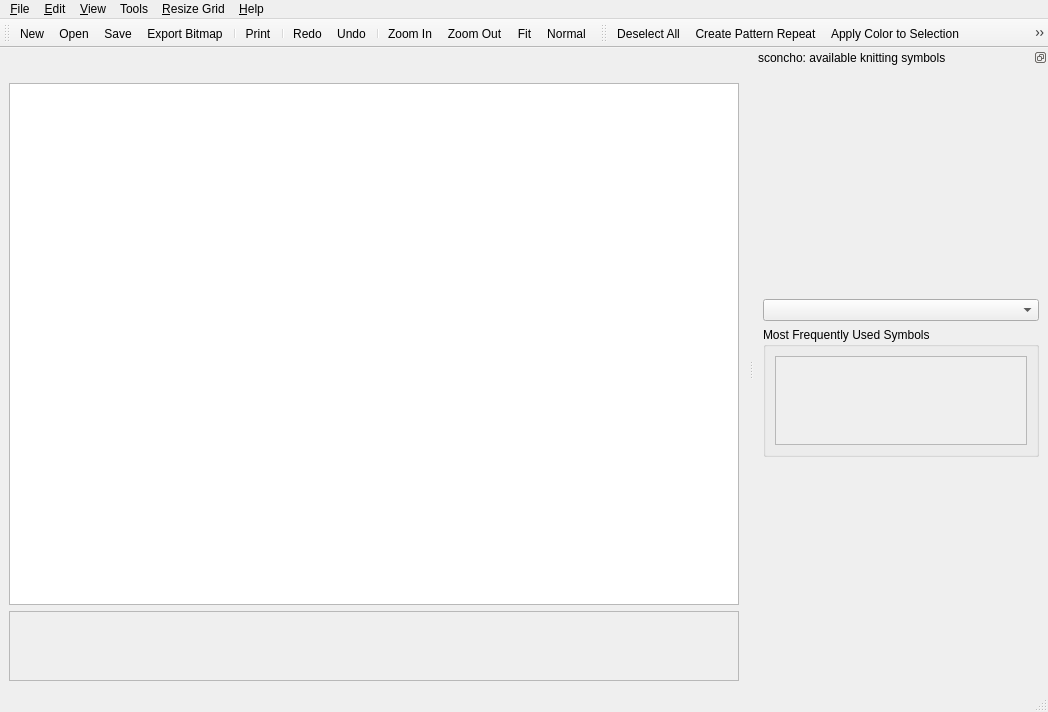
<?xml version="1.0" encoding="UTF-8"?>
<ui version="4.0">
 <class>MainWindow</class>
 <widget class="QMainWindow" name="MainWindow">
  <property name="geometry">
   <rect>
    <x>0</x>
    <y>0</y>
    <width>1048</width>
    <height>712</height>
   </rect>
  </property>
  <property name="windowTitle">
   <string/>
  </property>
  <property name="windowIcon">
   <iconset resource="../icons.qrc">
    <normaloff>:/icons/sconcho_icon.png</normaloff>:/icons/sconcho_icon.png</iconset>
  </property>
  <property name="unifiedTitleAndToolBarOnMac">
   <bool>true</bool>
  </property>
  <widget class="QWidget" name="centralwidget">
   <layout class="QVBoxLayout" name="verticalLayout">
    <item>
     <layout class="QHBoxLayout" name="infoLayout">
      <item>
       <widget class="ActiveSymbolWidget" name="activeSymbolWidget" native="true"/>
      </item>
      <item>
       <spacer name="horizontalSpacer_2">
        <property name="orientation">
         <enum>Qt::Horizontal</enum>
        </property>
        <property name="sizeHint" stdset="0">
         <size>
          <width>40</width>
          <height>20</height>
         </size>
        </property>
       </spacer>
      </item>
     </layout>
    </item>
    <item>
     <widget class="PatternView" name="graphicsView">
      <property name="sizePolicy">
       <sizepolicy hsizetype="Preferred" vsizetype="Preferred">
        <horstretch>0</horstretch>
        <verstretch>1</verstretch>
       </sizepolicy>
      </property>
      <property name="minimumSize">
       <size>
        <width>0</width>
        <height>0</height>
       </size>
      </property>
      <property name="dragMode">
       <enum>QGraphicsView::NoDrag</enum>
      </property>
     </widget>
    </item>
    <item>
     <widget class="QScrollArea" name="scrollArea">
      <property name="widgetResizable">
       <bool>true</bool>
      </property>
      <widget class="QWidget" name="scrollAreaWidgetContents">
       <property name="geometry">
        <rect>
         <x>0</x>
         <y>0</y>
         <width>726</width>
         <height>71</height>
        </rect>
       </property>
       <layout class="QVBoxLayout" name="verticalLayout_4">
        <item>
         <widget class="ColorWidget" name="colorWidget" native="true"/>
        </item>
       </layout>
      </widget>
     </widget>
    </item>
   </layout>
  </widget>
  <widget class="QMenuBar" name="menubar">
   <property name="geometry">
    <rect>
     <x>0</x>
     <y>0</y>
     <width>1048</width>
     <height>26</height>
    </rect>
   </property>
   <widget class="QMenu" name="menuFile">
    <property name="title">
     <string>&amp;File</string>
    </property>
    <widget class="QMenu" name="menuRecent_Files">
     <property name="title">
      <string>Recent Files</string>
     </property>
     <addaction name="action_Clear_Recently_Used_Files"/>
     <addaction name="separator"/>
    </widget>
    <addaction name="actionNew"/>
    <addaction name="actionOpen"/>
    <addaction name="separator"/>
    <addaction name="menuRecent_Files"/>
    <addaction name="actionSave"/>
    <addaction name="actionSave_as"/>
    <addaction name="actionExport"/>
    <addaction name="separator"/>
    <addaction name="actionPrint_Preview"/>
    <addaction name="actionPrint"/>
    <addaction name="separator"/>
    <addaction name="actionQuit"/>
   </widget>
   <widget class="QMenu" name="menuView">
    <property name="title">
     <string>&amp;View</string>
    </property>
    <widget class="QMenu" name="menu_Zoom">
     <property name="title">
      <string>&amp;Zoom</string>
     </property>
     <addaction name="actionZoom_In"/>
     <addaction name="actionZoom_Out"/>
     <addaction name="actionFit"/>
     <addaction name="action_Normal"/>
    </widget>
    <addaction name="separator"/>
    <addaction name="menu_Zoom"/>
    <addaction name="separator"/>
    <addaction name="actionShow_pattern_grid"/>
    <addaction name="actionShow_legend"/>
   </widget>
   <widget class="QMenu" name="menuHelp">
    <property name="title">
     <string>&amp;Help</string>
    </property>
    <addaction name="actionSconcho_Manual"/>
    <addaction name="separator"/>
    <addaction name="actionCheck_for_updates"/>
    <addaction name="actionAbout_sconcho"/>
    <addaction name="actionAbout_Qt4"/>
   </widget>
   <widget class="QMenu" name="menuGrid">
    <property name="title">
     <string>&amp;Edit</string>
    </property>
    <addaction name="separator"/>
    <addaction name="action_Undo"/>
    <addaction name="action_Redo"/>
    <addaction name="separator"/>
    <addaction name="action_Manage_Knitting_Symbols"/>
    <addaction name="separator"/>
    <addaction name="actionPrefs"/>
   </widget>
   <widget class="QMenu" name="menu_Resize_Grid">
    <property name="title">
     <string>&amp;Resize Grid</string>
    </property>
    <addaction name="actionDelete_rows"/>
    <addaction name="actionInsert_rows"/>
    <addaction name="actionDelete_columns"/>
    <addaction name="actionInsert_columns"/>
   </widget>
   <widget class="QMenu" name="menuTools">
    <property name="title">
     <string>Tools</string>
    </property>
    <addaction name="actionUnselect_All"/>
    <addaction name="actionCreate_Pattern_Repeat"/>
    <addaction name="actionApply_Color_to_Selection"/>
    <addaction name="actionAdd_Text"/>
    <addaction name="actionCreate_Row_Repeat"/>
   </widget>
   <addaction name="menuFile"/>
   <addaction name="menuGrid"/>
   <addaction name="menuView"/>
   <addaction name="menuTools"/>
   <addaction name="menu_Resize_Grid"/>
   <addaction name="menuHelp"/>
  </widget>
  <widget class="QStatusBar" name="statusbar"/>
  <widget class="QDockWidget" name="symbolDockWidget">
   <property name="sizePolicy">
    <sizepolicy hsizetype="MinimumExpanding" vsizetype="MinimumExpanding">
     <horstretch>0</horstretch>
     <verstretch>4</verstretch>
    </sizepolicy>
   </property>
   <property name="minimumSize">
    <size>
     <width>294</width>
     <height>212</height>
    </size>
   </property>
   <property name="features">
    <set>QDockWidget::DockWidgetFloatable|QDockWidget::DockWidgetMovable</set>
   </property>
   <property name="allowedAreas">
    <set>Qt::LeftDockWidgetArea|Qt::RightDockWidgetArea</set>
   </property>
   <property name="windowTitle">
    <string>sconcho: available knitting symbols</string>
   </property>
   <attribute name="dockWidgetArea">
    <number>2</number>
   </attribute>
   <widget class="QWidget" name="dockWidgetContents_3">
    <layout class="QVBoxLayout" name="verticalLayout_5">
     <item>
      <layout class="QVBoxLayout" name="verticalLayout_3">
       <item>
        <widget class="QComboBox" name="symbolCategoryChooser"/>
       </item>
       <item>
        <layout class="QVBoxLayout" name="symbolSelectorLayout"/>
       </item>
       <item>
        <widget class="QGroupBox" name="groupBox">
         <property name="sizePolicy">
          <sizepolicy hsizetype="Preferred" vsizetype="Preferred">
           <horstretch>0</horstretch>
           <verstretch>0</verstretch>
          </sizepolicy>
         </property>
         <property name="maximumSize">
          <size>
           <width>16777215</width>
           <height>130</height>
          </size>
         </property>
         <property name="title">
          <string>Most Frequently Used Symbols</string>
         </property>
         <layout class="QVBoxLayout" name="verticalLayout_2">
          <item>
           <widget class="QScrollArea" name="scrollArea_2">
            <property name="sizePolicy">
             <sizepolicy hsizetype="Expanding" vsizetype="Preferred">
              <horstretch>0</horstretch>
              <verstretch>0</verstretch>
             </sizepolicy>
            </property>
            <property name="widgetResizable">
             <bool>true</bool>
            </property>
            <widget class="QWidget" name="scrollAreaWidgetContents_2">
             <property name="geometry">
              <rect>
               <x>0</x>
               <y>0</y>
               <width>248</width>
               <height>86</height>
              </rect>
             </property>
             <property name="sizePolicy">
              <sizepolicy hsizetype="Preferred" vsizetype="Preferred">
               <horstretch>0</horstretch>
               <verstretch>0</verstretch>
              </sizepolicy>
             </property>
             <property name="maximumSize">
              <size>
               <width>16777215</width>
               <height>120</height>
              </size>
             </property>
             <layout class="QHBoxLayout" name="horizontalLayout_2">
              <item>
               <widget class="RecentlyUsedSymbolWidget" name="recentlyUsedSymbolWidget" native="true">
                <property name="sizePolicy">
                 <sizepolicy hsizetype="MinimumExpanding" vsizetype="MinimumExpanding">
                  <horstretch>0</horstretch>
                  <verstretch>0</verstretch>
                 </sizepolicy>
                </property>
               </widget>
              </item>
             </layout>
            </widget>
           </widget>
          </item>
         </layout>
        </widget>
       </item>
      </layout>
     </item>
    </layout>
   </widget>
  </widget>
  <widget class="QToolBar" name="toolBar">
   <property name="windowTitle">
    <string>toolBar</string>
   </property>
   <attribute name="toolBarArea">
    <enum>TopToolBarArea</enum>
   </attribute>
   <attribute name="toolBarBreak">
    <bool>false</bool>
   </attribute>
   <addaction name="actionNew"/>
   <addaction name="actionOpen"/>
   <addaction name="actionSave"/>
   <addaction name="actionExport"/>
   <addaction name="separator"/>
   <addaction name="actionPrint"/>
   <addaction name="separator"/>
   <addaction name="action_Redo"/>
   <addaction name="action_Undo"/>
   <addaction name="separator"/>
   <addaction name="actionZoom_In"/>
   <addaction name="actionZoom_Out"/>
   <addaction name="actionFit"/>
   <addaction name="action_Normal"/>
  </widget>
  <widget class="QToolBar" name="toolBar_2">
   <property name="windowTitle">
    <string>toolBar_2</string>
   </property>
   <attribute name="toolBarArea">
    <enum>TopToolBarArea</enum>
   </attribute>
   <attribute name="toolBarBreak">
    <bool>false</bool>
   </attribute>
   <addaction name="actionUnselect_All"/>
   <addaction name="actionCreate_Pattern_Repeat"/>
   <addaction name="actionApply_Color_to_Selection"/>
   <addaction name="actionAdd_Text"/>
   <addaction name="separator"/>
   <addaction name="actionDelete_rows"/>
   <addaction name="actionInsert_rows"/>
   <addaction name="actionDelete_columns"/>
   <addaction name="actionInsert_columns"/>
  </widget>
  <action name="actionAbout_sconcho">
   <property name="icon">
    <iconset resource="../icons.qrc">
     <normaloff>:/icons/sconcho_icon.png</normaloff>:/icons/sconcho_icon.png</iconset>
   </property>
   <property name="text">
    <string>About sconcho</string>
   </property>
  </action>
  <action name="actionAbout_Qt4">
   <property name="text">
    <string>About Qt4</string>
   </property>
  </action>
  <action name="actionPreferences">
   <property name="text">
    <string>Preferences</string>
   </property>
  </action>
  <action name="actionNew">
   <property name="icon">
    <iconset resource="../icons.qrc">
     <normaloff>:/icons/filenew.png</normaloff>:/icons/filenew.png</iconset>
   </property>
   <property name="text">
    <string>&amp;New...</string>
   </property>
   <property name="toolTip">
    <string>Start New Chart</string>
   </property>
   <property name="statusTip">
    <string>Start New Chart</string>
   </property>
   <property name="shortcut">
    <string>Ctrl+N</string>
   </property>
  </action>
  <action name="actionOpen">
   <property name="icon">
    <iconset resource="../icons.qrc">
     <normaloff>:/icons/fileopen.png</normaloff>:/icons/fileopen.png</iconset>
   </property>
   <property name="text">
    <string>&amp;Open...</string>
   </property>
   <property name="toolTip">
    <string>Open saved project</string>
   </property>
   <property name="statusTip">
    <string>Open saved project</string>
   </property>
   <property name="shortcut">
    <string>Ctrl+O</string>
   </property>
  </action>
  <action name="actionSave">
   <property name="icon">
    <iconset resource="../icons.qrc">
     <normaloff>:/icons/filesave.png</normaloff>:/icons/filesave.png</iconset>
   </property>
   <property name="text">
    <string>&amp;Save</string>
   </property>
   <property name="toolTip">
    <string>Save project</string>
   </property>
   <property name="statusTip">
    <string>Save project</string>
   </property>
   <property name="shortcut">
    <string>Ctrl+S</string>
   </property>
  </action>
  <action name="actionSave_as">
   <property name="icon">
    <iconset resource="../icons.qrc">
     <normaloff>:/icons/filesave.png</normaloff>:/icons/filesave.png</iconset>
   </property>
   <property name="text">
    <string>Save  &amp;as...</string>
   </property>
   <property name="toolTip">
    <string>Save project as</string>
   </property>
   <property name="statusTip">
    <string>Save project as</string>
   </property>
  </action>
  <action name="actionExport">
   <property name="icon">
    <iconset resource="../icons.qrc">
     <normaloff>:/icons/fileexport.png</normaloff>:/icons/fileexport.png</iconset>
   </property>
   <property name="text">
    <string>&amp;Export Bitmap...</string>
   </property>
   <property name="toolTip">
    <string>Export as image file</string>
   </property>
   <property name="statusTip">
    <string>Export as image file</string>
   </property>
   <property name="shortcut">
    <string>Ctrl+E</string>
   </property>
  </action>
  <action name="actionQuit">
   <property name="icon">
    <iconset resource="../icons.qrc">
     <normaloff>:/icons/exit.png</normaloff>:/icons/exit.png</iconset>
   </property>
   <property name="text">
    <string>&amp;Quit</string>
   </property>
   <property name="toolTip">
    <string>Quit sconcho</string>
   </property>
   <property name="statusTip">
    <string>Quit sconcho</string>
   </property>
   <property name="shortcut">
    <string>Ctrl+Q</string>
   </property>
  </action>
  <action name="actionPrint">
   <property name="icon">
    <iconset resource="../icons.qrc">
     <normaloff>:/icons/fileprint.png</normaloff>:/icons/fileprint.png</iconset>
   </property>
   <property name="text">
    <string>&amp;Print...</string>
   </property>
   <property name="statusTip">
    <string>Print</string>
   </property>
   <property name="shortcut">
    <string>Ctrl+P</string>
   </property>
  </action>
  <action name="actionShow_pattern_grid">
   <property name="checkable">
    <bool>true</bool>
   </property>
   <property name="checked">
    <bool>true</bool>
   </property>
   <property name="text">
    <string>Show &amp;Pattern Grid</string>
   </property>
   <property name="toolTip">
    <string>toggle visibility of pattern grid</string>
   </property>
   <property name="statusTip">
    <string>toggle visibility of pattern </string>
   </property>
  </action>
  <action name="actionShow_legend">
   <property name="checkable">
    <bool>true</bool>
   </property>
   <property name="checked">
    <bool>true</bool>
   </property>
   <property name="text">
    <string>Show &amp;Legend</string>
   </property>
   <property name="toolTip">
    <string>toggle visibility of legend</string>
   </property>
   <property name="statusTip">
    <string>toggle visibility of legend</string>
   </property>
  </action>
  <action name="actionShow_row_labels">
   <property name="checkable">
    <bool>true</bool>
   </property>
   <property name="checked">
    <bool>true</bool>
   </property>
   <property name="text">
    <string>Show &amp;Row Labels</string>
   </property>
   <property name="toolTip">
    <string>toggle visbility of grid labels</string>
   </property>
   <property name="statusTip">
    <string>toggle visbility of grid labels</string>
   </property>
  </action>
  <action name="action_Insert_delete_rows_and_columns">
   <property name="text">
    <string>&amp;Insert/Delete Rows and Columns</string>
   </property>
   <property name="statusTip">
    <string>insert/delete rows and columns</string>
   </property>
  </action>
  <action name="actionZoom_In">
   <property name="icon">
    <iconset resource="../icons.qrc">
     <normaloff>:/icons/zoom-in.svg</normaloff>:/icons/zoom-in.svg</iconset>
   </property>
   <property name="text">
    <string>Zoom &amp;In</string>
   </property>
  </action>
  <action name="actionZoom_Out">
   <property name="icon">
    <iconset resource="../icons.qrc">
     <normaloff>:/icons/zoom-out.svg</normaloff>:/icons/zoom-out.svg</iconset>
   </property>
   <property name="text">
    <string>Zoom &amp;Out</string>
   </property>
  </action>
  <action name="actionFit">
   <property name="icon">
    <iconset resource="../icons.qrc">
     <normaloff>:/icons/zoom-best-fit.svg</normaloff>:/icons/zoom-best-fit.svg</iconset>
   </property>
   <property name="text">
    <string>&amp;Fit</string>
   </property>
  </action>
  <action name="actionSconcho_Manual">
   <property name="icon">
    <iconset resource="../icons.qrc">
     <normaloff>:/icons/sconcho_icon.png</normaloff>:/icons/sconcho_icon.png</iconset>
   </property>
   <property name="text">
    <string>Sconcho Manual</string>
   </property>
  </action>
  <action name="actionPrefs">
   <property name="icon">
    <iconset resource="../icons.qrc">
     <normaloff>:/icons/gtk-preferences.png</normaloff>:/icons/gtk-preferences.png</iconset>
   </property>
   <property name="text">
    <string>P&amp;references</string>
   </property>
  </action>
  <action name="action_Insert_delete_rows_and_columns">
   <property name="text">
    <string>&amp;Manage Grid</string>
   </property>
  </action>
  <action name="action_Manage_Knitting_Symbols">
   <property name="text">
    <string>&amp;Manage Custom Knitting Symbols</string>
   </property>
  </action>
  <action name="actionUnselect_All">
   <property name="icon">
    <iconset resource="../icons.qrc">
     <normaloff>:/icons/radiobutton.png</normaloff>:/icons/radiobutton.png</iconset>
   </property>
   <property name="text">
    <string>&amp;Deselect All</string>
   </property>
   <property name="toolTip">
    <string>Deselect all currently highlighted cells on the grid.</string>
   </property>
  </action>
  <action name="action_Copy">
   <property name="text">
    <string>&amp;Copy</string>
   </property>
  </action>
  <action name="action_Paste">
   <property name="text">
    <string>&amp;Paste</string>
   </property>
  </action>
  <action name="actionCheck_Pattern_Grid">
   <property name="text">
    <string>Check Pattern Grid</string>
   </property>
   <property name="toolTip">
    <string>Chech Pattern Grid</string>
   </property>
  </action>
  <action name="action_Normal">
   <property name="icon">
    <iconset resource="../icons.qrc">
     <normaloff>:/icons/zoom-original.svg</normaloff>:/icons/zoom-original.svg</iconset>
   </property>
   <property name="text">
    <string>&amp;Normal</string>
   </property>
  </action>
  <action name="action_Undo">
   <property name="icon">
    <iconset resource="../icons.qrc">
     <normaloff>:/icons/undo.png</normaloff>:/icons/undo.png</iconset>
   </property>
   <property name="text">
    <string>&amp;Undo</string>
   </property>
   <property name="shortcut">
    <string>Ctrl+Z</string>
   </property>
  </action>
  <action name="action_Redo">
   <property name="icon">
    <iconset resource="../icons.qrc">
     <normaloff>:/icons/redo.png</normaloff>:/icons/redo.png</iconset>
   </property>
   <property name="text">
    <string>&amp;Redo</string>
   </property>
   <property name="shortcut">
    <string>Ctrl+R</string>
   </property>
  </action>
  <action name="actionShow_nostitch_symbols">
   <property name="checkable">
    <bool>true</bool>
   </property>
   <property name="checked">
    <bool>true</bool>
   </property>
   <property name="text">
    <string>Show &amp;Nostitch Symbols</string>
   </property>
  </action>
  <action name="actionCreate_Pattern_Repeat">
   <property name="icon">
    <iconset resource="../icons.qrc">
     <normaloff>:/icons/insert_frame.png</normaloff>:/icons/insert_frame.png</iconset>
   </property>
   <property name="text">
    <string>&amp;Create Pattern Repeat</string>
   </property>
   <property name="toolTip">
    <string>Create a pattern repeat box around the currently highlighted cells.</string>
   </property>
  </action>
  <action name="actionApply_Color_to_Selection">
   <property name="icon">
    <iconset resource="../icons.qrc">
     <normaloff>:/icons/red_rect.png</normaloff>:/icons/red_rect.png</iconset>
   </property>
   <property name="text">
    <string>&amp;Apply Color to Selection</string>
   </property>
   <property name="toolTip">
    <string>Apply Color to Selection. Applies the currently selected color to all highlighted cells on the canvas.</string>
   </property>
  </action>
  <action name="actionCheck_for_updates">
   <property name="text">
    <string>Check for updates</string>
   </property>
  </action>
  <action name="actionPrint_Preview">
   <property name="text">
    <string>Print Preview...</string>
   </property>
  </action>
  <action name="actionClear">
   <property name="text">
    <string>Clear</string>
   </property>
  </action>
  <action name="action">
   <property name="text">
    <string>Clear List</string>
   </property>
  </action>
  <action name="action_Clear_Recently_Used_Files">
   <property name="text">
    <string>&amp;Clear</string>
   </property>
   <property name="statusTip">
    <string>Clear the list of recent items.</string>
   </property>
  </action>
  <action name="actionAdd_Row_Repeat">
   <property name="text">
    <string>&amp;Add Row Repeat</string>
   </property>
  </action>
  <action name="actionShow_column_labels">
   <property name="checkable">
    <bool>true</bool>
   </property>
   <property name="checked">
    <bool>true</bool>
   </property>
   <property name="text">
    <string>Show &amp;Column Labels</string>
   </property>
  </action>
  <action name="actionAdd_Text">
   <property name="icon">
    <iconset resource="../icons.qrc">
     <normaloff>:/icons/text.png</normaloff>:/icons/text.png</iconset>
   </property>
   <property name="text">
    <string>Add &amp;Text Box</string>
   </property>
  </action>
  <action name="actionDelete_rows">
   <property name="icon">
    <iconset resource="../icons.qrc">
     <normaloff>:/icons/delete_row.png</normaloff>:/icons/delete_row.png</iconset>
   </property>
   <property name="text">
    <string>&amp;Delete Selected Rows</string>
   </property>
  </action>
  <action name="actionInsert_rows">
   <property name="icon">
    <iconset resource="../icons.qrc">
     <normaloff>:/icons/insert_row.png</normaloff>:/icons/insert_row.png</iconset>
   </property>
   <property name="text">
    <string>Insert &amp;Rows</string>
   </property>
  </action>
  <action name="actionDelete_columns">
   <property name="icon">
    <iconset resource="../icons.qrc">
     <normaloff>:/icons/delete_column.png</normaloff>:/icons/delete_column.png</iconset>
   </property>
   <property name="text">
    <string>Delete &amp;Selected Columns</string>
   </property>
  </action>
  <action name="actionInsert_columns">
   <property name="icon">
    <iconset resource="../icons.qrc">
     <normaloff>:/icons/insert_column.png</normaloff>:/icons/insert_column.png</iconset>
   </property>
   <property name="text">
    <string>Insert &amp;Columns</string>
   </property>
  </action>
  <action name="actionCreate_Row_Repeat">
   <property name="icon">
    <iconset resource="../icons.qrc">
     <normaloff>:/icons/togglelegend.png</normaloff>:/icons/togglelegend.png</iconset>
   </property>
   <property name="text">
    <string>Create &amp;Row Repeat</string>
   </property>
  </action>
 </widget>
 <customwidgets>
  <customwidget>
   <class>PatternView</class>
   <extends>QGraphicsView</extends>
   <header>pattern_view.h</header>
  </customwidget>
  <customwidget>
   <class>ActiveSymbolWidget</class>
   <extends>QWidget</extends>
   <header>active_symbol_widget.h</header>
   <container>1</container>
  </customwidget>
  <customwidget>
   <class>ColorWidget</class>
   <extends>QWidget</extends>
   <header>color_widget.h</header>
   <container>1</container>
  </customwidget>
  <customwidget>
   <class>RecentlyUsedSymbolWidget</class>
   <extends>QWidget</extends>
   <header>recently_used_symbol_widget.h</header>
   <container>1</container>
  </customwidget>
 </customwidgets>
 <resources>
  <include location="../icons.qrc"/>
 </resources>
 <connections/>
</ui>
